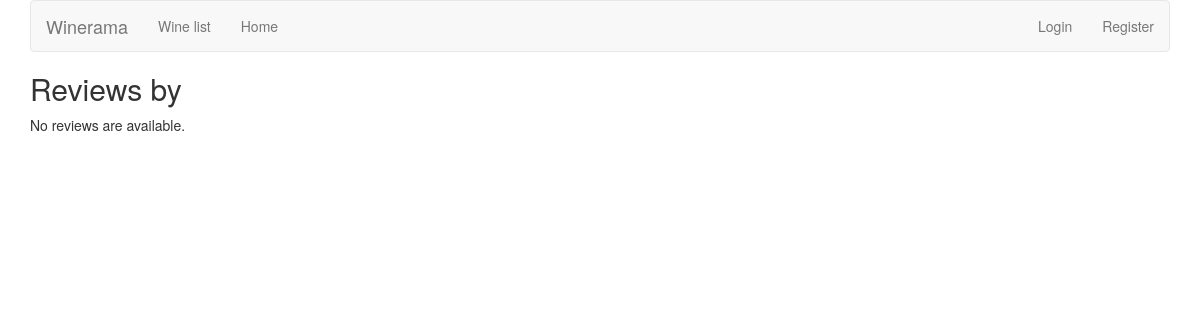
The app's page /reviews/review/user/admin/, older data.
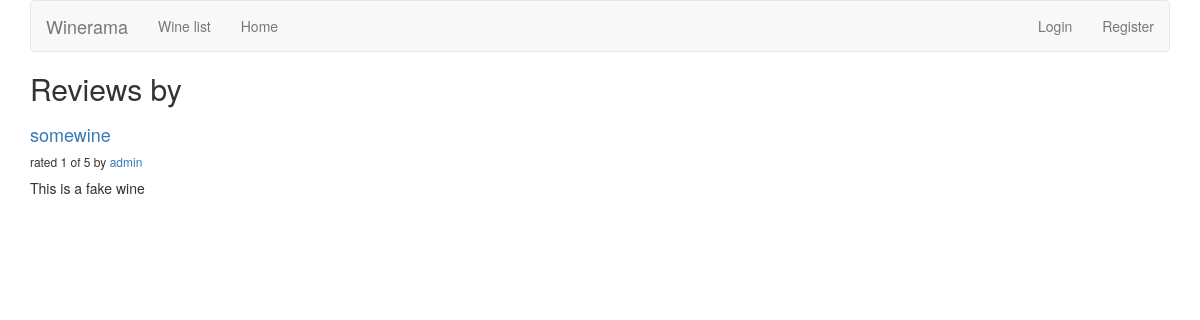
The same page, newer data.
### reviews/models.py (models this page shows, shortened)
class Review(models.Model):
    RATING_CHOICES = (
        (1, '1'),
        (2, '2'),
        (3, '3'),
        (4, '4'),
        (5, '5'),
    )
    wine = models.ForeignKey(Wine)
    pub_date = models.DateTimeField('date published')
    user_name = models.CharField(max_length=100)
    comment = models.CharField(max_length=200)
    rating = models.IntegerField(choices=RATING_CHOICES)

class Wine(models.Model):
    name = models.CharField(max_length=200)
    user_name = models.CharField(max_length=100, default = '')
    description = models.CharField(max_length=200, default = '')

### reviews/views.py (the view)
# urls.py: url(r'^review/user/(?P<username>\w+)/$', views.user_review_list, name='user_review_list'),
def user_review_list(request, username=None):
    if not username:
        username = request.user.username
    latest_review_list = Review.objects.filter(user_name=username).order_by('-pub_date')
    context = {'latest_review_list': latest_review_list, 'username': username}
    return render(request, 'reviews/user_review_list.html', context)

### reviews/templates/reviews/user_review_list.html
{% extends 'reviews/review_list.html' %}
{% block title %}
<h2>Reviews by {{ user.username }}</h2>
{% endblock %}

### reviews/templates/reviews/review_list.html (shortened to what this page needs)
{% extends 'base.html' %}
{% block content %}
{% if latest_review_list %}
<div class="row">
    {% for review in latest_review_list %}
    <div class="col-xs-6 col-lg-4">
        <h4><a href="{% url 'reviews:review_detail' review.id %}">
        {{ review.wine.name }}
        </a></h4>
        <h6>rated {{ review.rating }} of 5 by <a href="{% url 'reviews:user_review_list' review.user_name %}" >{{ review.user_name }}</a></h6>
        <p>{{ review.comment }}</p>
    </div>
    {% endfor %}
</div>
{% else %}
<p>No reviews are available.</p>
{% endif %}
{% endblock %}

Row changes from the older to the newer data that the page shows:
added Review: wine.name "somewine", rating "1", user_name "admin", comment "This is a fake wine"
Text that changed along with them:
text no longer shown: "No reviews are available."
